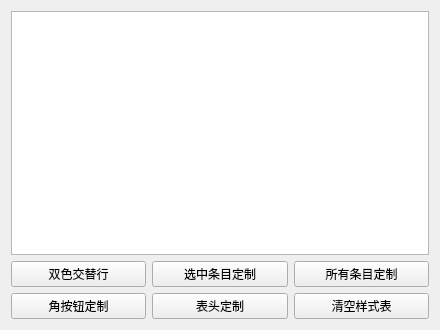
<?xml version="1.0" encoding="UTF-8"?>
<ui version="4.0">
 <class>Widget</class>
 <widget class="QWidget" name="Widget">
  <property name="geometry">
   <rect>
    <x>0</x>
    <y>0</y>
    <width>440</width>
    <height>330</height>
   </rect>
  </property>
  <property name="windowTitle">
   <string>Widget</string>
  </property>
  <layout class="QVBoxLayout" name="verticalLayout">
   <item>
    <widget class="QTableWidget" name="tableWidget"/>
   </item>
   <item>
    <layout class="QGridLayout" name="gridLayout">
     <item row="0" column="0">
      <widget class="QPushButton" name="pushButtonAlternatingRowColors">
       <property name="text">
        <string>双色交替行</string>
       </property>
      </widget>
     </item>
     <item row="0" column="1">
      <widget class="QPushButton" name="pushButtonSelectionCustom">
       <property name="text">
        <string>选中条目定制</string>
       </property>
      </widget>
     </item>
     <item row="0" column="2">
      <widget class="QPushButton" name="pushButtonItemCustom">
       <property name="text">
        <string>所有条目定制</string>
       </property>
      </widget>
     </item>
     <item row="1" column="0">
      <widget class="QPushButton" name="pushButtonCornerButtonCustom">
       <property name="text">
        <string>角按钮定制</string>
       </property>
      </widget>
     </item>
     <item row="1" column="1">
      <widget class="QPushButton" name="pushButtonHeaderCustom">
       <property name="text">
        <string>表头定制</string>
       </property>
      </widget>
     </item>
     <item row="1" column="2">
      <widget class="QPushButton" name="pushButtonClearStyle">
       <property name="text">
        <string>清空样式表</string>
       </property>
      </widget>
     </item>
    </layout>
   </item>
  </layout>
 </widget>
 <layoutdefault spacing="6" margin="11"/>
 <resources/>
 <connections/>
</ui>
